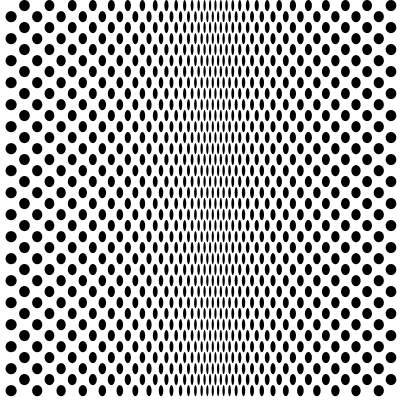
Frame 1 (no input)
Frame 2 (the mouse pressed at the canvas centre, redrawn once): identical to frame 1, image omitted

The Processing sketch that drew this single still picture (run headless with seeded random() and noise(); the mouse was pressed at the canvas centre and the sketch redrawn once):

// Processing sketch: processing_9908
// ── processing_9908.pde

// pattern 0003
// fjenett 20100523

float w30, h18, h36;

void setup ()
{
    size( 400, 400 );

    w30 = width / 30.0;
    h18 = height / 18.0;
    h36 = h18 / 2;
}

void draw ()
{
    background( 255 );
    fill( 0 );
    noStroke();
    smooth();

    // top to bottom
    for ( int iy = 0; iy < height-h36; iy += h18 )
    {
        float x1 = 0;
        boolean flip_flop = true;

        // left to right
        for ( int i = 0; i < 60; i++ )
        {
            // generating a value that gets smaller towards the middle ..
            float v = map(i, 0, 60, 0, PI); // map i to 0 - PI, half a circle
            v = sin( v );                   // sinus of 0 - PI will give 0 - 1 - 0
            v = map( v, 0, 1, 1, 0.2 );     // map 0 - 1 to 0.4 - 1.39

            // scale next step using the value above and add to previous position
            float xn = x1 + v * w30;

            // every second ellipse needs to be moved down a row
            float yv = 0;
            if ( flip_flop )
            {
                yv = h36;
            }

            ellipse( x1 + h36, h18/4 + iy + yv, v * h36, h36 );

            flip_flop = !flip_flop;
            x1 = xn;
        }
        
    } // iy-loop

    noLoop();   
}
